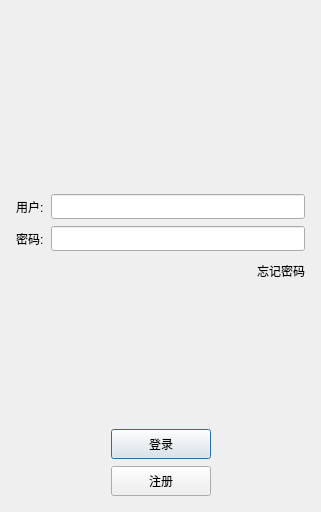
<?xml version="1.0" encoding="UTF-8"?>
<ui version="4.0">
 <class>LoginDialog</class>
 <widget class="QDialog" name="LoginDialog">
  <property name="geometry">
   <rect>
    <x>0</x>
    <y>0</y>
    <width>321</width>
    <height>512</height>
   </rect>
  </property>
  <property name="windowTitle">
   <string>Dialog</string>
  </property>
  <layout class="QVBoxLayout" name="verticalLayout_2">
   <item>
    <layout class="QVBoxLayout" name="verticalLayout" stretch="0,0,0,0,0,0,0,0">
     <property name="spacing">
      <number>7</number>
     </property>
     <property name="leftMargin">
      <number>5</number>
     </property>
     <property name="topMargin">
      <number>5</number>
     </property>
     <property name="rightMargin">
      <number>5</number>
     </property>
     <property name="bottomMargin">
      <number>5</number>
     </property>
     <item>
      <widget class="QWidget" name="widget" native="true">
       <layout class="QGridLayout" name="gridLayout">
        <item row="0" column="0">
         <widget class="QLabel" name="label">
          <property name="minimumSize">
           <size>
            <width>0</width>
            <height>0</height>
           </size>
          </property>
          <property name="maximumSize">
           <size>
            <width>16777215</width>
            <height>16777215</height>
           </size>
          </property>
          <property name="text">
           <string/>
          </property>
          <property name="pixmap">
           <pixmap resource="../rc.qrc">:/pic/headpic.png</pixmap>
          </property>
          <property name="scaledContents">
           <bool>false</bool>
          </property>
          <property name="alignment">
           <set>Qt::AlignCenter</set>
          </property>
         </widget>
        </item>
       </layout>
      </widget>
     </item>
     <item>
      <spacer name="verticalSpacer">
       <property name="orientation">
        <enum>Qt::Vertical</enum>
       </property>
       <property name="sizeHint" stdset="0">
        <size>
         <width>20</width>
         <height>40</height>
        </size>
       </property>
      </spacer>
     </item>
     <item>
      <layout class="QHBoxLayout" name="horizontalLayout">
       <property name="spacing">
        <number>7</number>
       </property>
       <item>
        <widget class="QLabel" name="user_label">
         <property name="minimumSize">
          <size>
           <width>0</width>
           <height>25</height>
          </size>
         </property>
         <property name="maximumSize">
          <size>
           <width>16777215</width>
           <height>25</height>
          </size>
         </property>
         <property name="text">
          <string>用户:</string>
         </property>
        </widget>
       </item>
       <item>
        <widget class="QLineEdit" name="user_edit">
         <property name="minimumSize">
          <size>
           <width>0</width>
           <height>25</height>
          </size>
         </property>
         <property name="maximumSize">
          <size>
           <width>16777215</width>
           <height>25</height>
          </size>
         </property>
        </widget>
       </item>
      </layout>
     </item>
     <item>
      <layout class="QHBoxLayout" name="horizontalLayout_2">
       <item>
        <widget class="QLabel" name="pass_label">
         <property name="minimumSize">
          <size>
           <width>0</width>
           <height>25</height>
          </size>
         </property>
         <property name="maximumSize">
          <size>
           <width>16777215</width>
           <height>25</height>
          </size>
         </property>
         <property name="text">
          <string>密码:</string>
         </property>
        </widget>
       </item>
       <item>
        <widget class="QLineEdit" name="pass_edit">
         <property name="minimumSize">
          <size>
           <width>0</width>
           <height>25</height>
          </size>
         </property>
         <property name="maximumSize">
          <size>
           <width>16777215</width>
           <height>25</height>
          </size>
         </property>
        </widget>
       </item>
      </layout>
     </item>
     <item>
      <layout class="QHBoxLayout" name="horizontalLayout_3">
       <item>
        <spacer name="horizontalSpacer">
         <property name="orientation">
          <enum>Qt::Horizontal</enum>
         </property>
         <property name="sizeHint" stdset="0">
          <size>
           <width>40</width>
           <height>20</height>
          </size>
         </property>
        </spacer>
       </item>
       <item>
        <widget class="QLabel" name="forget_label">
         <property name="minimumSize">
          <size>
           <width>0</width>
           <height>25</height>
          </size>
         </property>
         <property name="maximumSize">
          <size>
           <width>16777215</width>
           <height>25</height>
          </size>
         </property>
         <property name="text">
          <string>忘记密码</string>
         </property>
        </widget>
       </item>
      </layout>
     </item>
     <item>
      <spacer name="verticalSpacer_2">
       <property name="orientation">
        <enum>Qt::Vertical</enum>
       </property>
       <property name="sizeHint" stdset="0">
        <size>
         <width>20</width>
         <height>40</height>
        </size>
       </property>
      </spacer>
     </item>
     <item>
      <layout class="QHBoxLayout" name="horizontalLayout_4">
       <item>
        <spacer name="horizontalSpacer_2">
         <property name="orientation">
          <enum>Qt::Horizontal</enum>
         </property>
         <property name="sizeHint" stdset="0">
          <size>
           <width>40</width>
           <height>20</height>
          </size>
         </property>
        </spacer>
       </item>
       <item>
        <widget class="QPushButton" name="login_btn">
         <property name="minimumSize">
          <size>
           <width>100</width>
           <height>30</height>
          </size>
         </property>
         <property name="text">
          <string>登录</string>
         </property>
        </widget>
       </item>
       <item>
        <spacer name="horizontalSpacer_3">
         <property name="orientation">
          <enum>Qt::Horizontal</enum>
         </property>
         <property name="sizeHint" stdset="0">
          <size>
           <width>40</width>
           <height>20</height>
          </size>
         </property>
        </spacer>
       </item>
      </layout>
     </item>
     <item>
      <layout class="QHBoxLayout" name="horizontalLayout_5">
       <item>
        <spacer name="horizontalSpacer_4">
         <property name="orientation">
          <enum>Qt::Horizontal</enum>
         </property>
         <property name="sizeHint" stdset="0">
          <size>
           <width>40</width>
           <height>20</height>
          </size>
         </property>
        </spacer>
       </item>
       <item>
        <widget class="QPushButton" name="reg_btn">
         <property name="minimumSize">
          <size>
           <width>100</width>
           <height>30</height>
          </size>
         </property>
         <property name="text">
          <string>注册</string>
         </property>
        </widget>
       </item>
       <item>
        <spacer name="horizontalSpacer_5">
         <property name="orientation">
          <enum>Qt::Horizontal</enum>
         </property>
         <property name="sizeHint" stdset="0">
          <size>
           <width>40</width>
           <height>20</height>
          </size>
         </property>
        </spacer>
       </item>
      </layout>
     </item>
    </layout>
   </item>
  </layout>
 </widget>
 <resources>
  <include location="../rc.qrc"/>
 </resources>
 <connections/>
</ui>
